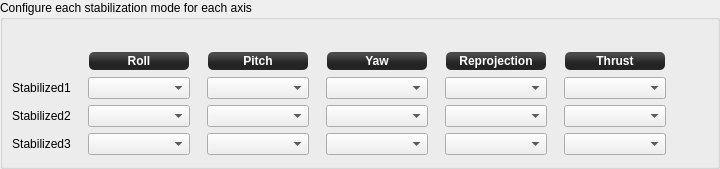
            <widget class="QGroupBox" name="groupBox">
             <property name="styleSheet">
              <string notr="true"/>
             </property>
             <property name="title">
              <string>Configure each stabilization mode for each axis</string>
             </property>
             <layout class="QGridLayout" name="gridLayout_2" columnstretch="0,0,1,0,1,0,1,0,1,0,0,0">
              <property name="leftMargin">
               <number>9</number>
              </property>
              <property name="horizontalSpacing">
               <number>12</number>
              </property>
              <item row="3" column="9">
               <spacer name="horizontalSpacer_25">
                <property name="orientation">
                 <enum>Qt::Horizontal</enum>
                </property>
                <property name="sizeHint" stdset="0">
                 <size>
                  <width>5</width>
                  <height>20</height>
                 </size>
                </property>
               </spacer>
              </item>
              <item row="1" column="10">
               <widget class="QLabel" name="label_12">
                <property name="sizePolicy">
                 <sizepolicy hsizetype="Preferred" vsizetype="Preferred">
                  <horstretch>0</horstretch>
                  <verstretch>0</verstretch>
                 </sizepolicy>
                </property>
                <property name="minimumSize">
                 <size>
                  <width>0</width>
                  <height>20</height>
                 </size>
                </property>
                <property name="maximumSize">
                 <size>
                  <width>16777215</width>
                  <height>20</height>
                 </size>
                </property>
                <property name="styleSheet">
                 <string notr="true">background-color: qlineargradient(spread:reflect, x1:0.507, y1:0, x2:0.507, y2:0.772, stop:0.208955 rgba(74, 74, 74, 255), stop:0.78607 rgba(36, 36, 36, 255));
color: rgb(255, 255, 255);
border-radius: 5;
font: bold 12px;
margin:1px;</string>
                </property>
                <property name="text">
                 <string>Thrust</string>
                </property>
                <property name="alignment">
                 <set>Qt::AlignCenter</set>
                </property>
               </widget>
              </item>
              <item row="3" column="8">
               <widget class="QComboBox" name="fmsSsPos2Rep">
                <property name="sizePolicy">
                 <sizepolicy hsizetype="Preferred" vsizetype="Fixed">
                  <horstretch>0</horstretch>
                  <verstretch>0</verstretch>
                 </sizepolicy>
                </property>
                <property name="minimumSize">
                 <size>
                  <width>0</width>
                  <height>0</height>
                 </size>
                </property>
                <property name="focusPolicy">
                 <enum>Qt::StrongFocus</enum>
                </property>
                <property name="objrelation" stdset="0">
                 <stringlist notr="true">
                  <string>objname:ManualControlSettings</string>
                  <string>fieldname:Stabilization2Reprojection</string>
                 </stringlist>
                </property>
               </widget>
              </item>
              <item row="3" column="1">
               <spacer name="horizontalSpacer_11">
                <property name="orientation">
                 <enum>Qt::Horizontal</enum>
                </property>
                <property name="sizeType">
                 <enum>QSizePolicy::Minimum</enum>
                </property>
                <property name="sizeHint" stdset="0">
                 <size>
                  <width>5</width>
                  <height>20</height>
                 </size>
                </property>
               </spacer>
              </item>
              <item row="4" column="2">
               <widget class="QComboBox" name="fmsSsPos3Roll">
                <property name="focusPolicy">
                 <enum>Qt::StrongFocus</enum>
                </property>
                <property name="objrelation" stdset="0">
                 <stringlist notr="true">
                  <string>objname:ManualControlSettings</string>
                  <string>fieldname:Stabilization3Settings</string>
                  <string>element:Roll</string>
                 </stringlist>
                </property>
               </widget>
              </item>
              <item row="1" column="6">
               <widget class="QLabel" name="label_10">
                <property name="minimumSize">
                 <size>
                  <width>0</width>
                  <height>20</height>
                 </size>
                </property>
                <property name="maximumSize">
                 <size>
                  <width>16777215</width>
                  <height>20</height>
                 </size>
                </property>
                <property name="styleSheet">
                 <string notr="true">background-color: qlineargradient(spread:reflect, x1:0.507, y1:0, x2:0.507, y2:0.772, stop:0.208955 rgba(74, 74, 74, 255), stop:0.78607 rgba(36, 36, 36, 255));
color: rgb(255, 255, 255);
border-radius: 5;
font: bold 12px;
margin:1px;</string>
                </property>
                <property name="text">
                 <string>Yaw</string>
                </property>
                <property name="alignment">
                 <set>Qt::AlignCenter</set>
                </property>
               </widget>
              </item>
              <item row="3" column="3">
               <spacer name="horizontalSpacer_12">
                <property name="orientation">
                 <enum>Qt::Horizontal</enum>
                </property>
                <property name="sizeHint" stdset="0">
                 <size>
                  <width>5</width>
                  <height>20</height>
                 </size>
                </property>
               </spacer>
              </item>
              <item row="2" column="0">
               <widget class="QLabel" name="label_14">
                <property name="text">
                 <string>Stabilized1</string>
                </property>
                <property name="alignment">
                 <set>Qt::AlignCenter</set>
                </property>
               </widget>
              </item>
              <item row="3" column="5">
               <spacer name="horizontalSpacer_13">
                <property name="orientation">
                 <enum>Qt::Horizontal</enum>
                </property>
                <property name="sizeHint" stdset="0">
                 <size>
                  <width>5</width>
                  <height>20</height>
                 </size>
                </property>
               </spacer>
              </item>
              <item row="4" column="6">
               <widget class="QComboBox" name="fmsSsPos3Yaw">
                <property name="focusPolicy">
                 <enum>Qt::StrongFocus</enum>
                </property>
                <property name="objrelation" stdset="0">
                 <stringlist notr="true">
                  <string>objname:ManualControlSettings</string>
                  <string>fieldname:Stabilization3Settings</string>
                  <string>element:Yaw</string>
                 </stringlist>
                </property>
               </widget>
              </item>
              <item row="3" column="0">
               <widget class="QLabel" name="label_21">
                <property name="text">
                 <string>Stabilized2</string>
                </property>
                <property name="alignment">
                 <set>Qt::AlignCenter</set>
                </property>
               </widget>
              </item>
              <item row="4" column="4">
               <widget class="QComboBox" name="fmsSsPos3Pitch">
                <property name="focusPolicy">
                 <enum>Qt::StrongFocus</enum>
                </property>
                <property name="objrelation" stdset="0">
                 <stringlist notr="true">
                  <string>objname:ManualControlSettings</string>
                  <string>fieldname:Stabilization3Settings</string>
                  <string>element:Pitch</string>
                 </stringlist>
                </property>
               </widget>
              </item>
              <item row="3" column="6">
               <widget class="QComboBox" name="fmsSsPos2Yaw">
                <property name="focusPolicy">
                 <enum>Qt::StrongFocus</enum>
                </property>
                <property name="objrelation" stdset="0">
                 <stringlist notr="true">
                  <string>objname:ManualControlSettings</string>
                  <string>fieldname:Stabilization2Settings</string>
                  <string>element:Yaw</string>
                 </stringlist>
                </property>
               </widget>
              </item>
              <item row="1" column="4">
               <widget class="QLabel" name="label_9">
                <property name="minimumSize">
                 <size>
                  <width>0</width>
                  <height>20</height>
                 </size>
                </property>
                <property name="maximumSize">
                 <size>
                  <width>16777215</width>
                  <height>20</height>
                 </size>
                </property>
                <property name="styleSheet">
                 <string notr="true">background-color: qlineargradient(spread:reflect, x1:0.507, y1:0, x2:0.507, y2:0.772, stop:0.208955 rgba(74, 74, 74, 255), stop:0.78607 rgba(36, 36, 36, 255));
color: rgb(255, 255, 255);
border-radius: 5;
font: bold 12px;
margin:1px;</string>
                </property>
                <property name="text">
                 <string>Pitch</string>
                </property>
                <property name="alignment">
                 <set>Qt::AlignCenter</set>
                </property>
               </widget>
              </item>
              <item row="1" column="2">
               <widget class="QLabel" name="label_8">
                <property name="minimumSize">
                 <size>
                  <width>0</width>
                  <height>20</height>
                 </size>
                </property>
                <property name="maximumSize">
                 <size>
                  <width>16777215</width>
                  <height>20</height>
                 </size>
                </property>
                <property name="styleSheet">
                 <string notr="true">background-color: qlineargradient(spread:reflect, x1:0.507, y1:0, x2:0.507, y2:0.772, stop:0.208955 rgba(74, 74, 74, 255), stop:0.78607 rgba(36, 36, 36, 255));
color: rgb(255, 255, 255);
border-radius: 5;
font: bold 12px;
margin:1px;</string>
                </property>
                <property name="text">
                 <string>Roll</string>
                </property>
                <property name="alignment">
                 <set>Qt::AlignCenter</set>
                </property>
               </widget>
              </item>
              <item row="3" column="4">
               <widget class="QComboBox" name="fmsSsPos2Pitch">
                <property name="focusPolicy">
                 <enum>Qt::StrongFocus</enum>
                </property>
                <property name="objrelation" stdset="0">
                 <stringlist notr="true">
                  <string>objname:ManualControlSettings</string>
                  <string>fieldname:Stabilization2Settings</string>
                  <string>element:Pitch</string>
                 </stringlist>
                </property>
               </widget>
              </item>
              <item row="2" column="6">
               <widget class="QComboBox" name="fmsSsPos1Yaw">
                <property name="minimumSize">
                 <size>
                  <width>102</width>
                  <height>0</height>
                 </size>
                </property>
                <property name="focusPolicy">
                 <enum>Qt::StrongFocus</enum>
                </property>
                <property name="objrelation" stdset="0">
                 <stringlist notr="true">
                  <string>objname:ManualControlSettings</string>
                  <string>fieldname:Stabilization1Settings</string>
                  <string>element:Yaw</string>
                 </stringlist>
                </property>
               </widget>
              </item>
              <item row="3" column="2">
               <widget class="QComboBox" name="fmsSsPos2Roll">
                <property name="focusPolicy">
                 <enum>Qt::StrongFocus</enum>
                </property>
                <property name="objrelation" stdset="0">
                 <stringlist notr="true">
                  <string>objname:ManualControlSettings</string>
                  <string>fieldname:Stabilization2Settings</string>
                  <string>element:Roll</string>
                 </stringlist>
                </property>
               </widget>
              </item>
              <item row="2" column="2">
               <widget class="QComboBox" name="fmsSsPos1Roll">
                <property name="minimumSize">
                 <size>
                  <width>102</width>
                  <height>0</height>
                 </size>
                </property>
                <property name="focusPolicy">
                 <enum>Qt::StrongFocus</enum>
                </property>
                <property name="objrelation" stdset="0">
                 <stringlist notr="true">
                  <string>objname:ManualControlSettings</string>
                  <string>fieldname:Stabilization1Settings</string>
                  <string>element:Roll</string>
                 </stringlist>
                </property>
               </widget>
              </item>
              <item row="2" column="4">
               <widget class="QComboBox" name="fmsSsPos1Pitch">
                <property name="minimumSize">
                 <size>
                  <width>102</width>
                  <height>0</height>
                 </size>
                </property>
                <property name="focusPolicy">
                 <enum>Qt::StrongFocus</enum>
                </property>
                <property name="objrelation" stdset="0">
                 <stringlist notr="true">
                  <string>objname:ManualControlSettings</string>
                  <string>fieldname:Stabilization1Settings</string>
                  <string>element:Pitch</string>
                 </stringlist>
                </property>
               </widget>
              </item>
              <item row="4" column="0">
               <widget class="QLabel" name="label_22">
                <property name="text">
                 <string>Stabilized3</string>
                </property>
                <property name="alignment">
                 <set>Qt::AlignCenter</set>
                </property>
               </widget>
              </item>
              <item row="3" column="7">
               <spacer name="horizontalSpacer_14">
                <property name="orientation">
                 <enum>Qt::Horizontal</enum>
                </property>
                <property name="sizeHint" stdset="0">
                 <size>
                  <width>5</width>
                  <height>20</height>
                 </size>
                </property>
               </spacer>
              </item>
              <item row="1" column="8">
               <widget class="QLabel" name="label_11">
                <property name="sizePolicy">
                 <sizepolicy hsizetype="Preferred" vsizetype="Preferred">
                  <horstretch>0</horstretch>
                  <verstretch>0</verstretch>
                 </sizepolicy>
                </property>
                <property name="minimumSize">
                 <size>
                  <width>0</width>
                  <height>20</height>
                 </size>
                </property>
                <property name="maximumSize">
                 <size>
                  <width>16777215</width>
                  <height>20</height>
                 </size>
                </property>
                <property name="styleSheet">
                 <string notr="true">background-color: qlineargradient(spread:reflect, x1:0.507, y1:0, x2:0.507, y2:0.772, stop:0.208955 rgba(74, 74, 74, 255), stop:0.78607 rgba(36, 36, 36, 255));
color: rgb(255, 255, 255);
border-radius: 5;
font: bold 12px;
margin:1px;</string>
                </property>
                <property name="text">
                 <string>Reprojection</string>
                </property>
                <property name="alignment">
                 <set>Qt::AlignCenter</set>
                </property>
               </widget>
              </item>
              <item row="2" column="8">
               <widget class="QComboBox" name="fmsSsPos1Rep">
                <property name="sizePolicy">
                 <sizepolicy hsizetype="Preferred" vsizetype="Fixed">
                  <horstretch>0</horstretch>
                  <verstretch>0</verstretch>
                 </sizepolicy>
                </property>
                <property name="minimumSize">
                 <size>
                  <width>102</width>
                  <height>0</height>
                 </size>
                </property>
                <property name="focusPolicy">
                 <enum>Qt::StrongFocus</enum>
                </property>
                <property name="objrelation" stdset="0">
                 <stringlist notr="true">
                  <string>objname:ManualControlSettings</string>
                  <string>fieldname:Stabilization1Reprojection</string>
                 </stringlist>
                </property>
               </widget>
              </item>
              <item row="4" column="8">
               <widget class="QComboBox" name="fmsSsPos3Rep">
                <property name="minimumSize">
                 <size>
                  <width>0</width>
                  <height>0</height>
                 </size>
                </property>
                <property name="focusPolicy">
                 <enum>Qt::StrongFocus</enum>
                </property>
                <property name="objrelation" stdset="0">
                 <stringlist notr="true">
                  <string>objname:ManualControlSettings</string>
                  <string>fieldname:Stabilization3Reprojection</string>
                 </stringlist>
                </property>
               </widget>
              </item>
              <item row="2" column="10">
               <widget class="QComboBox" name="fmsSsPos1Thr">
                <property name="sizePolicy">
                 <sizepolicy hsizetype="Preferred" vsizetype="Fixed">
                  <horstretch>0</horstretch>
                  <verstretch>0</verstretch>
                 </sizepolicy>
                </property>
                <property name="minimumSize">
                 <size>
                  <width>102</width>
                  <height>0</height>
                 </size>
                </property>
                <property name="focusPolicy">
                 <enum>Qt::StrongFocus</enum>
                </property>
                <property name="objrelation" stdset="0">
                 <stringlist notr="true">
                  <string>objname:ManualControlSettings</string>
                  <string>fieldname:Stabilization1Thrust</string>
                 </stringlist>
                </property>
               </widget>
              </item>
              <item row="0" column="0">
               <spacer name="horizontalSpacer_26">
                <property name="orientation">
                 <enum>Qt::Horizontal</enum>
                </property>
                <property name="sizeHint" stdset="0">
                 <size>
                  <width>5</width>
                  <height>20</height>
                 </size>
                </property>
               </spacer>
              </item>
              <item row="3" column="10">
               <widget class="QComboBox" name="fmsSsPos2Thr">
                <property name="sizePolicy">
                 <sizepolicy hsizetype="Preferred" vsizetype="Fixed">
                  <horstretch>0</horstretch>
                  <verstretch>0</verstretch>
                 </sizepolicy>
                </property>
                <property name="minimumSize">
                 <size>
                  <width>102</width>
                  <height>0</height>
                 </size>
                </property>
                <property name="focusPolicy">
                 <enum>Qt::StrongFocus</enum>
                </property>
                <property name="objrelation" stdset="0">
                 <stringlist notr="true">
                  <string>objname:ManualControlSettings</string>
                  <string>fieldname:Stabilization2Thrust</string>
                 </stringlist>
                </property>
               </widget>
              </item>
              <item row="3" column="11">
               <spacer name="horizontalSpacer_15">
                <property name="orientation">
                 <enum>Qt::Horizontal</enum>
                </property>
                <property name="sizeHint" stdset="0">
                 <size>
                  <width>40</width>
                  <height>20</height>
                 </size>
                </property>
               </spacer>
              </item>
              <item row="4" column="10">
               <widget class="QComboBox" name="fmsSsPos3Thr">
                <property name="sizePolicy">
                 <sizepolicy hsizetype="Preferred" vsizetype="Fixed">
                  <horstretch>0</horstretch>
                  <verstretch>0</verstretch>
                 </sizepolicy>
                </property>
                <property name="minimumSize">
                 <size>
                  <width>102</width>
                  <height>0</height>
                 </size>
                </property>
                <property name="focusPolicy">
                 <enum>Qt::StrongFocus</enum>
                </property>
                <property name="objrelation" stdset="0">
                 <stringlist notr="true">
                  <string>objname:ManualControlSettings</string>
                  <string>fieldname:Stabilization3Thrust</string>
                 </stringlist>
                </property>
               </widget>
              </item>
             </layout>
            </widget>
